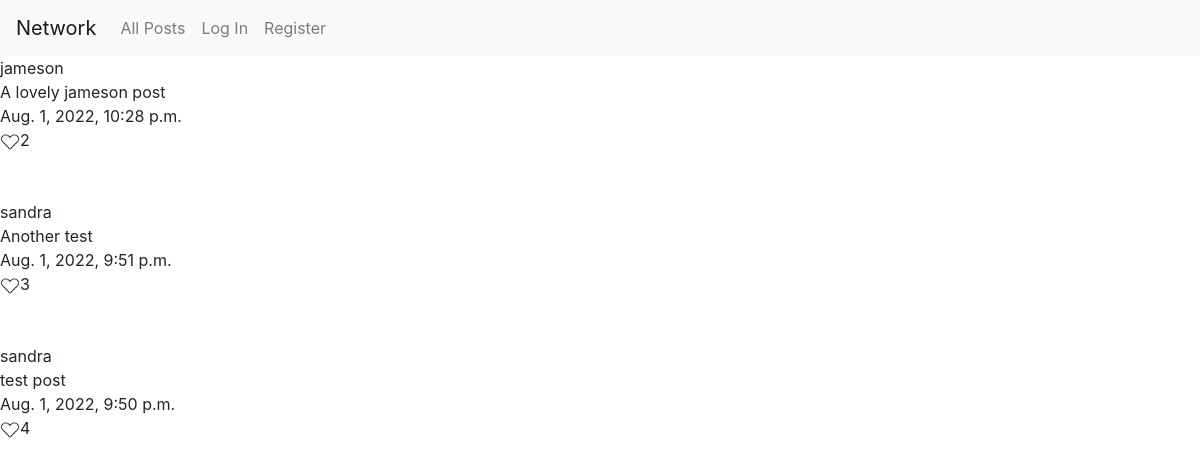
The page / on the database its author committed.
### network/models.py (models this page shows)
class Post(models.Model):
    post = models.CharField(max_length=255, blank=False, editable=True)
    user = models.ForeignKey(User, related_name="posted_by", on_delete=models.CASCADE)
    timestamp = models.DateTimeField(auto_now=True, null=False)

class User(AbstractUser):
    pass

### network/views.py (the view)
# urls.py: path("", views.index, name="index"),
def index(request):
    posts = Post.objects.all().order_by("-timestamp")
    print(f"The user is {request.user}")
    user_likes = None
    if request.user.is_authenticated :
        likes = Like.objects.filter(user=request.user)
        user_likes = [like.post.id for like in likes]
    print(f"The user likes {user_likes}")
    return render(request, "network/index.html",{
        "posts": posts,
        "user_likes": user_likes
    })

### network/templates/network/index.html (shortened to what this page needs)
{% extends "network/layout.html" %}
{% load static %}
{% block body %}
    {% for post in posts %}
        <div>
            {{post.user}}<br/>
            {{post.post}}<br/>
            {{post.timestamp}}<br/>
            {% if not user.is_authenticated or not post.id in user_likes %}
                <img src="{% static 'network/img/translike.png' %}" data-postid="{{post.id}}" width="20px" height="20px" class="btn_like"  /><span class="likes">{{post.likes.count}}</span><br/><br/><br/>
            {% else %}
                <img src="{% static 'network/img/red.png' %}" data-postid="{{post.id}}" width="20px" height="20px" class="btn_like" /><span class="likes">{{post.likes.count}}</span><br/><br/><br/>
            {% endif %}
        </div>
    {% endfor %}
{% endblock %}

### rows shown on the page
Post: user "jameson", post "A lovely jameson post", timestamp "Aug. 1, 2022, 10:28 p.m.", likes.count "2"
Post: user "sandra", post "Another test", timestamp "Aug. 1, 2022, 9:51 p.m.", likes.count "3"
Post: user "sandra", post "test post", timestamp "Aug. 1, 2022, 9:50 p.m.", likes.count "4"
